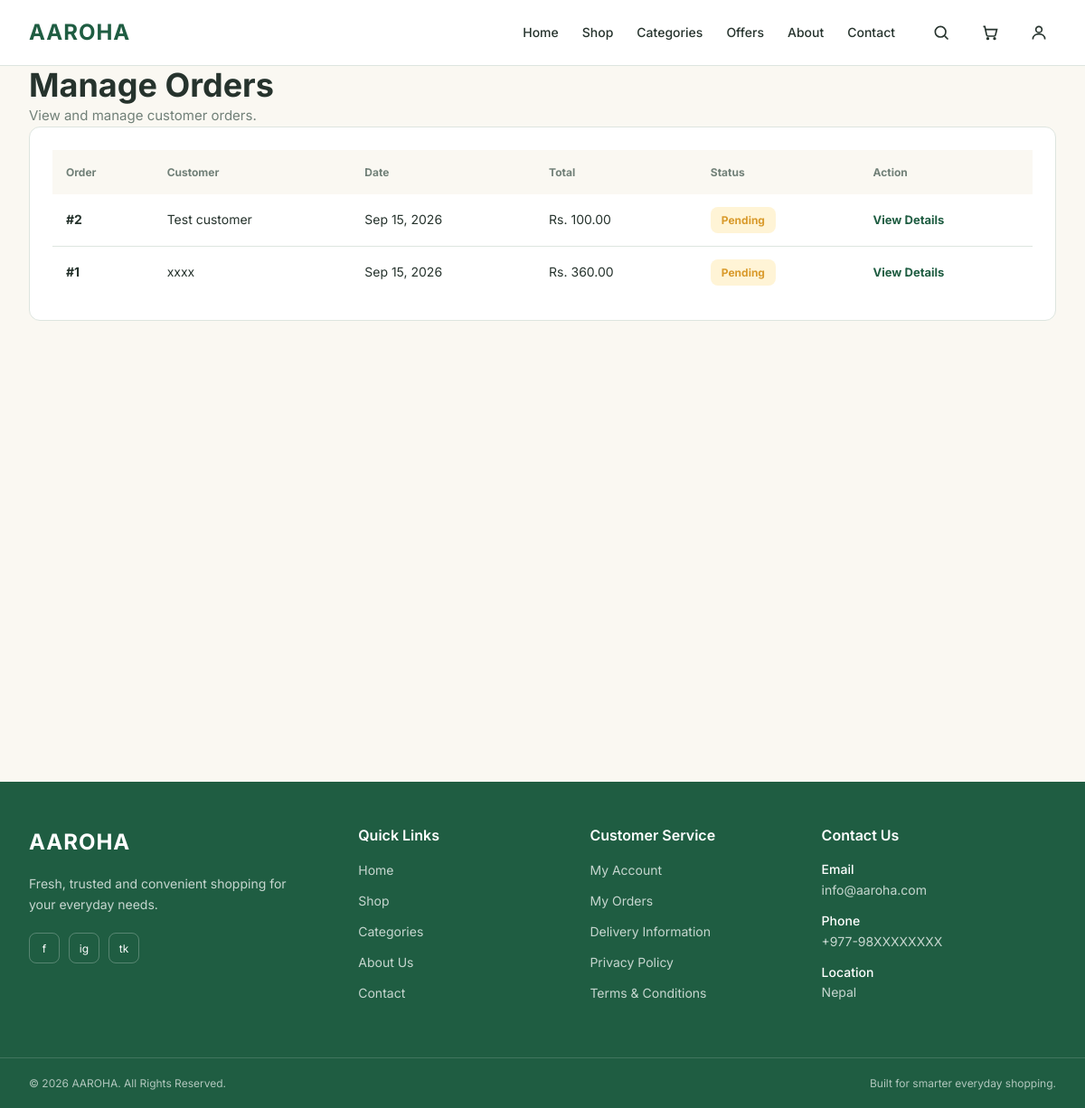
/accounts/manage-orders/ (signed in), run on an earlier commit of the app's database.
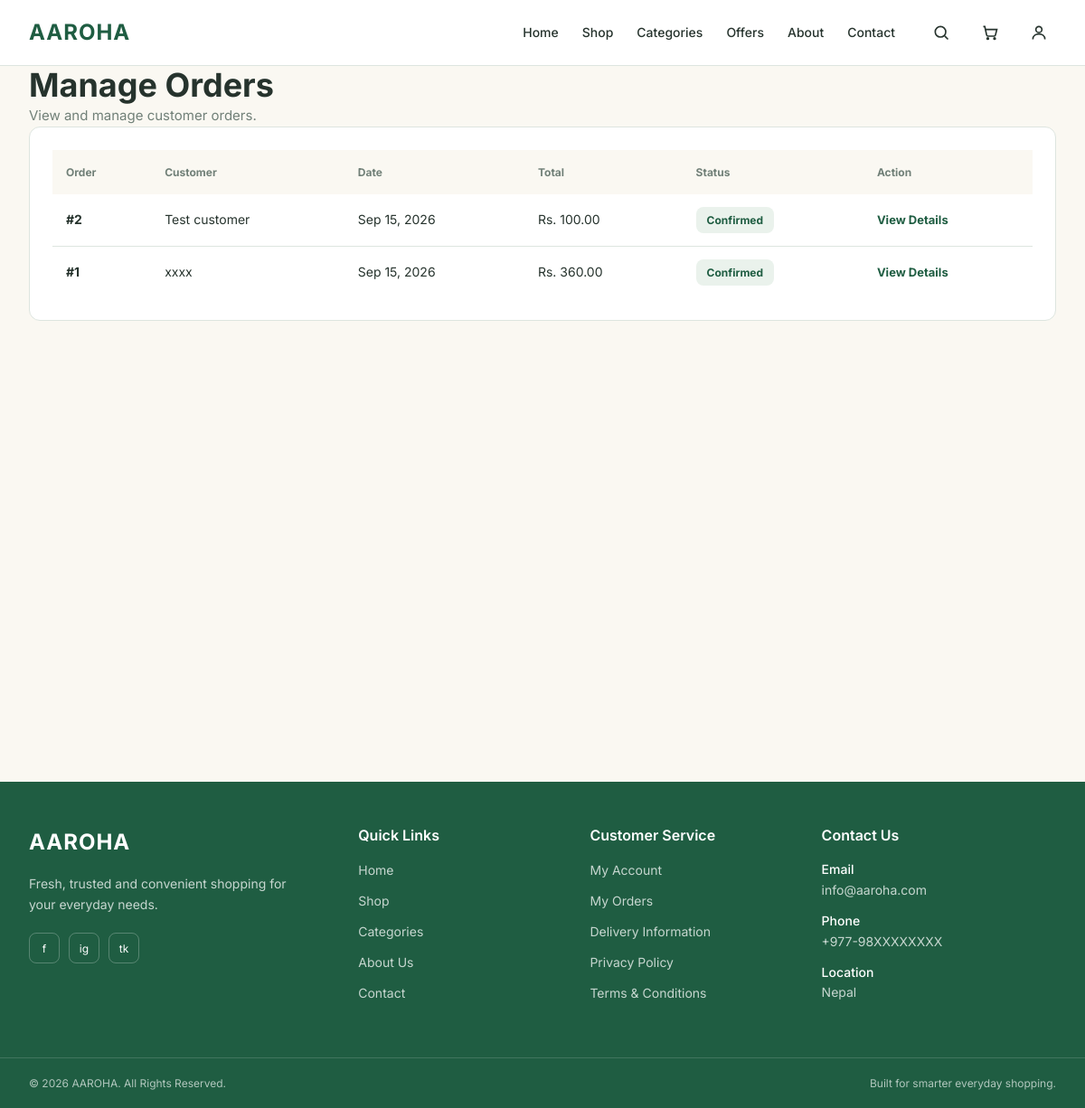
And on a later commit of the database.
### orders/models.py (models this page shows, shortened)
class Order(models.Model):
    STATUS_CHOICES = [
        ('Pending', 'Pending'),
        ('Confirmed', 'Confirmed'),
        ('Processing', 'Processing'),
        ('Shipped', 'Shipped'),
        ('Delivered', 'Delivered'),
        ('Cancelled', 'Cancelled'),
    ]
    user = models.ForeignKey(
        User,
        on_delete=models.CASCADE,
        related_name='orders'
    )
    customer_name = models.CharField(max_length=150)
    phone = models.CharField(max_length=20)
    address = models.TextField()
    city = models.CharField(max_length=100)
    total_amount = models.DecimalField(
        max_digits=10,
        decimal_places=2
    )
    status = models.CharField(
        max_length=20,
        choices=STATUS_CHOICES,
        default='Pending'
    )
    created_at = models.DateTimeField(auto_now_add=True)
    updated_at = models.DateTimeField(auto_now=True)

### accounts/views.py (the view, shortened to what this page needs)
# urls.py: path('manage-orders/', views.manage_orders, name='manage_orders'),
@login_required
def manage_orders(request):
    from orders.models import Order
    if request.user.is_superuser:
        orders = Order.objects.all().order_by('-created_at')
        return render(
            request,
            'accounts/manage_orders.html',
            {
                'orders': orders,
            }
        )

### templates/accounts/manage_orders.html (shortened to what this page needs)
{% extends 'base.html' %}
{% block content %}
<section class="page-section">
    <div class="container">
        <div class="page-header">
            <div>
                <h1>Manage Orders</h1>
                <p>View and manage customer orders.</p>
            </div>
        </div>
        <div class="orders-management-card">
            {% if orders %}
                <div class="orders-table-wrapper">
                    <table class="orders-table">
                        <thead>
                            <tr>
                                <th>Order</th>
                                <th>Customer</th>
                                <th>Date</th>
                                <th>Total</th>
                                <th>Status</th>
                                <th>Action</th>
                            </tr>
                        </thead>
                        <tbody>
                            {% for order in orders %}
                            <tr>
                                <td>
                                    <strong>
                                        #{{ order.id }}
                                    </strong>
                                </td>
                                <td>
                                    {{ order.customer_name }}
                                </td>
                                <td>
                                    {{ order.created_at|date:"M d, Y" }}
                                </td>
                                <td>
                                    Rs. {{ order.total_amount }}
                                </td>
                                <td>
                                    <span class="order-status status-{{ order.status|lower }}">
                                        {{ order.status }}
                                    </span>
                                </td>
                                <td>
                                    <a
                                        href="{% url 'manage_order_detail' order.id %}"
                                        class="view-order-button"
                                    >
                                        View Details
                                    </a>
                                </td>
                            </tr>
                            {% endfor %}
                        </tbody>
                    </table>
                </div>
            {% endif %}
        </div>
    </div>
</section>
{% endblock %}

What changed in the data, as far as the page shows it:
changed Order "Test customer": status "Pending" → "Confirmed"
changed Order "xxxx": status "Pending" → "Confirmed"
